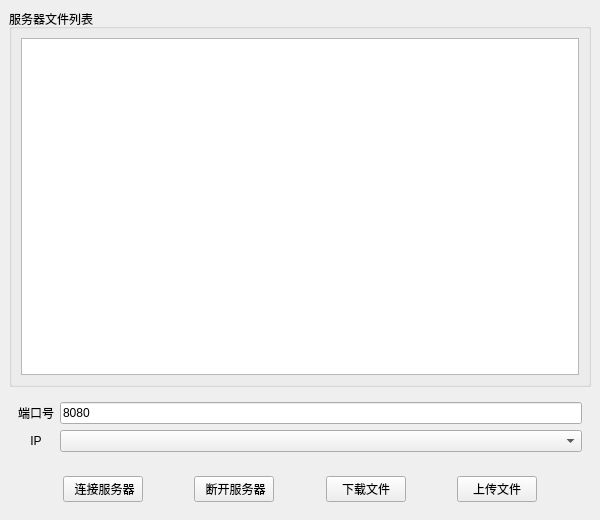
<?xml version="1.0" encoding="UTF-8"?>
<ui version="4.0">
 <class>MainWindow</class>
 <widget class="QMainWindow" name="MainWindow">
  <property name="geometry">
   <rect>
    <x>0</x>
    <y>0</y>
    <width>600</width>
    <height>520</height>
   </rect>
  </property>
  <property name="minimumSize">
   <size>
    <width>600</width>
    <height>520</height>
   </size>
  </property>
  <property name="maximumSize">
   <size>
    <width>600</width>
    <height>520</height>
   </size>
  </property>
  <property name="windowTitle">
   <string>MainWindow</string>
  </property>
  <widget class="QWidget" name="centralwidget">
   <layout class="QVBoxLayout" name="verticalLayout">
    <item>
     <widget class="QGroupBox" name="groupBox">
      <property name="title">
       <string>服务器文件列表</string>
      </property>
      <layout class="QHBoxLayout" name="horizontalLayout_2">
       <item>
        <widget class="QListView" name="listWidgetFiles"/>
       </item>
      </layout>
     </widget>
    </item>
    <item>
     <widget class="QWidget" name="widget" native="true">
      <layout class="QGridLayout" name="gridLayout">
       <item row="0" column="0">
        <widget class="QLabel" name="labelPort">
         <property name="text">
          <string>端口号</string>
         </property>
         <property name="alignment">
          <set>Qt::AlignCenter</set>
         </property>
        </widget>
       </item>
       <item row="0" column="1">
        <widget class="QLineEdit" name="LineEditPort">
         <property name="text">
          <string>8080</string>
         </property>
        </widget>
       </item>
       <item row="1" column="0">
        <widget class="QLabel" name="labelIp">
         <property name="text">
          <string>IP</string>
         </property>
         <property name="alignment">
          <set>Qt::AlignCenter</set>
         </property>
        </widget>
       </item>
       <item row="1" column="1">
        <widget class="QComboBox" name="ComboBoxIP"/>
       </item>
      </layout>
     </widget>
    </item>
    <item>
     <widget class="QWidget" name="WidgetButton" native="true">
      <layout class="QHBoxLayout" name="horizontalLayout">
       <item>
        <spacer name="horizontalSpacer">
         <property name="orientation">
          <enum>Qt::Horizontal</enum>
         </property>
         <property name="sizeHint" stdset="0">
          <size>
           <width>40</width>
           <height>20</height>
          </size>
         </property>
        </spacer>
       </item>
       <item>
        <widget class="QPushButton" name="ButtonConnect">
         <property name="text">
          <string> 连接服务器</string>
         </property>
        </widget>
       </item>
       <item>
        <spacer name="horizontalSpacer_2">
         <property name="orientation">
          <enum>Qt::Horizontal</enum>
         </property>
         <property name="sizeHint" stdset="0">
          <size>
           <width>40</width>
           <height>20</height>
          </size>
         </property>
        </spacer>
       </item>
       <item>
        <widget class="QPushButton" name="ButtonDisconnect">
         <property name="text">
          <string> 断开服务器</string>
         </property>
        </widget>
       </item>
       <item>
        <spacer name="horizontalSpacer_3">
         <property name="orientation">
          <enum>Qt::Horizontal</enum>
         </property>
         <property name="sizeHint" stdset="0">
          <size>
           <width>40</width>
           <height>20</height>
          </size>
         </property>
        </spacer>
       </item>
       <item>
        <widget class="QPushButton" name="ButtonDownLoad">
         <property name="text">
          <string>下载文件</string>
         </property>
        </widget>
       </item>
       <item>
        <spacer name="horizontalSpacer_4">
         <property name="orientation">
          <enum>Qt::Horizontal</enum>
         </property>
         <property name="sizeHint" stdset="0">
          <size>
           <width>40</width>
           <height>20</height>
          </size>
         </property>
        </spacer>
       </item>
       <item>
        <widget class="QPushButton" name="ButtonUpLoad">
         <property name="text">
          <string>上传文件</string>
         </property>
        </widget>
       </item>
       <item>
        <spacer name="horizontalSpacer_5">
         <property name="orientation">
          <enum>Qt::Horizontal</enum>
         </property>
         <property name="sizeHint" stdset="0">
          <size>
           <width>40</width>
           <height>20</height>
          </size>
         </property>
        </spacer>
       </item>
      </layout>
     </widget>
    </item>
   </layout>
  </widget>
 </widget>
 <resources/>
 <connections/>
</ui>
